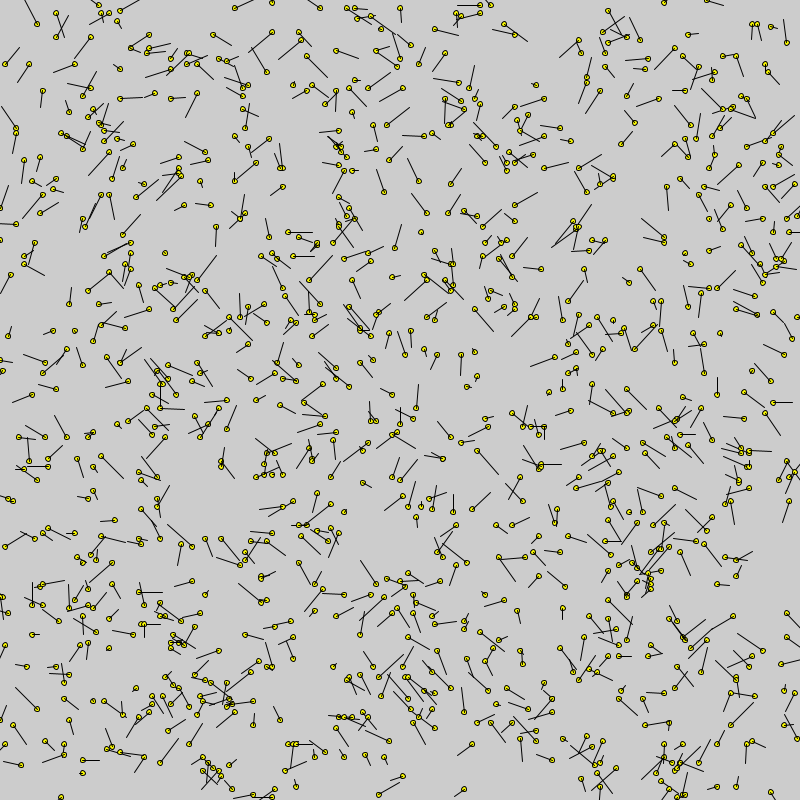
Frame 1 (no input)
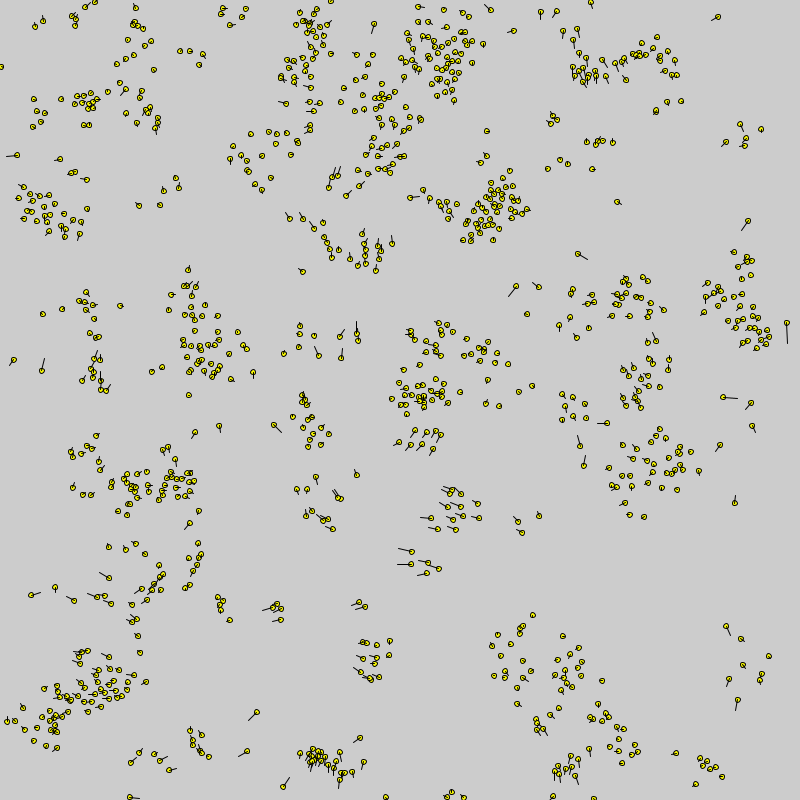
Frame 60 (the mouse pressed at the canvas centre just before this capture)
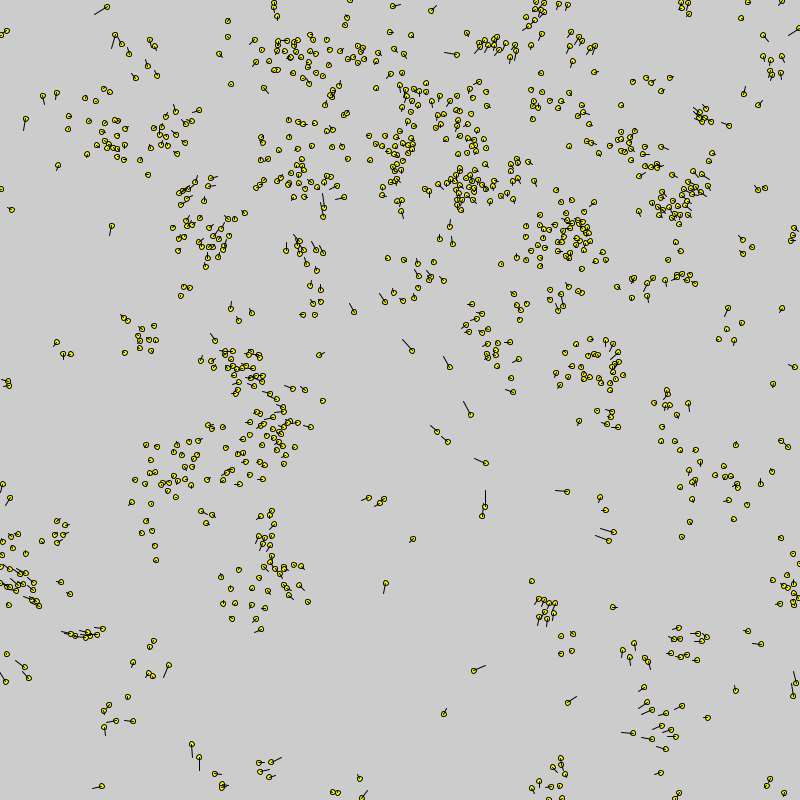
Frame 120 (the mouse held since frame 60 and released just before this capture)

The Processing sketch that drew these frames (run headless with seeded random() and noise(); from frame 60 on, the mouse is pressed at the canvas centre):

// Processing sketch: abs_boids
// ── abs_boids.pde
//
// three rules:
//
// - separation : steer to avoid overcrowding local flockmates
// - alignment : steer towards average heading of local flockmates
// - cohesion : steer towards the center of mass of local flockmates
//

final int WIDTH = 300;
final int HEIGHT = 300;
float max_vel = 15.0;
float cohesion_strength = 0.00075;
float separation_strength = 0.3;
float alignment_strength = 1.0/1.8;
float noise_strength = 0.5;
int NUMBOIDS = 1000;
float radius = WIDTH / 40.0;

class Boid extends Agent implements Drawable {
  PVector v, a;

  Boid(AgentSet agents, Space space) {
    super(agents, space);
    pos = new PVector(floor(random(space.width())), floor(random(space.height())));
    v = new PVector(random(-5,5), random(-5,5));
    a = new PVector(0.0, 0.0);
  }

  void stepStage(int stageNum) {
    switch (stageNum) {
      case 0:
        // reset acceleration
        a = new PVector(0.0, 0.0);

        // center of mass
        PVector com = pos.copy();
        // average heading
        PVector avg_heading = v.copy();
        // separation
        PVector sep = new PVector(0.0, 0.0);

        // get neighbors within radius r
        ArrayList<Agent> ns = space.neighbors_of(this, radius);
        int numn = 0;
        for (Agent b: ns) {
          numn++;
          // position of b relative to this, adjusted given the
          // topology of the space.
          PVector bpos = space.relative_to(pos, ((Boid)b).pos);

          // add location of neighbor to center of mass
          com.add(bpos);

          // add velocity of neighbor to average heading
          avg_heading.add(((Boid)b).v);

          if (PVector.dist(b.pos, pos) < radius*0.2) {
            // add separation between self and neighbor
            sep.add(PVector.sub(pos,bpos));
          }
        }
        float scale_factor = 1.0 / (numn + 1);

        // scale center of mass and avg heading to compute averages
        com.mult(scale_factor);
        avg_heading.mult(scale_factor);

        // scale by parameters
        PVector com_acc = PVector.sub(com, pos);
        com_acc.mult(cohesion_strength);
        PVector head_acc = PVector.sub(avg_heading, v);
        head_acc.mult(alignment_strength);
        sep.mult(separation_strength);

        a.add(com_acc);
        a.add(head_acc);
        a.add(sep);

        break;
      case 1:
        float dt = 1.0;
        v.add(a.mult(dt));
        v.add(new PVector(random(-noise_strength, noise_strength),
                          random(-noise_strength, noise_strength)));
        v.limit(max_vel);
        PVector newpos = PVector.add(pos, v.copy().mult(dt));
        space.moveAgent(this, newpos);
        break;
      default:
        break;
    }
  }

  void draw() {
    float xscale = width / (float)space.width();
    float yscale = height / (float)space.height();
    PVector x = new PVector(pos.x * xscale, pos.y * yscale);
    fill(color(250,250,0));
    ellipse(x.x, x.y, 5, 5);
    fill(color(250,0,250));
    line(x.x, x.y, x.x+v.x*5, x.y+v.y*5);
  }
}

Model m;

void setup() {
  size(800,800);
  AgentSet agents = new AgentSet();
  KDTreeContinuousSpace s = new KDTreeContinuousSpace(WIDTH,HEIGHT,agents);
  StagedScheduler sched = new StagedScheduler(2);
  m = new Model(agents, s, sched);

  for (int i = 0; i < NUMBOIDS; i++) {
    Boid b = new Boid(agents, s);
    m.add(b);
  }
}

void draw() {
  background(204);
  for (Agent a : m.agents.agents) {
    if (a instanceof Drawable) {
      Drawable da = (Drawable)a;
      da.draw();
    }
  }
  m.step(); 
}

// ── abstractions.pde
/*
Processing Agent-Based-Modeling Library
Copyright (C) 2018  Matthew J. Sottile (mjsottile@me.com)

This program is free software: you can redistribute it and/or modify
it under the terms of the GNU General Public License as published by
the Free Software Foundation, either version 3 of the License, or
(at your option) any later version.

This program is distributed in the hope that it will be useful,
but WITHOUT ANY WARRANTY; without even the implied warranty of
MERCHANTABILITY or FITNESS FOR A PARTICULAR PURPOSE.  See the
GNU General Public License for more details.

You should have received a copy of the GNU General Public License
along with this program.  If not, see <http://www.gnu.org/licenses/>.
*/

import java.util.Map;

interface Drawable {
  void draw();
}

/**
 * The agent set manages the current active agents.  This entails
 * managing the map from agent GUID to the agent itself, as well
 * as the arraylist of agents.  The GUID generation is encapsulated
 * in the agentset too.
 */
class AgentSet {
  HashMap<Integer, Agent> id_map;
  ArrayList<Agent> agents;
  int unique_id;

  AgentSet() {
    agents = new ArrayList<Agent>();
    id_map = new HashMap<Integer, Agent>();
    unique_id = 1;
  }

  int freshID() {
    int id = unique_id;
    unique_id++;
    return id;
  }

  void remove(Agent a) {
    agents.remove(a);
    id_map.remove(a.id);
  }

  void add(Agent a) {
    agents.add(a);
    id_map.put(a.id, a);
  }

  Agent getByID(int id) {
    return id_map.get(id);
  }

  /**
   * The garbage collection phase scans the set of
   * agents and asks them if they should be cleaned up.
   */
  void cleanup() {
    for (int i = agents.size()-1; i >= 0; i--) {
      Agent a = agents.get(i);
      if (a.isGarbage()) {
        agents.remove(i);
        id_map.remove(a.id);
      }
    }
  }
}

/**
 * The agent class defines the default behaviors and common
 * interface that all agents must provide.  Given that no
 * useful functionality is provided by the agent base class,
 * it is necessary to implement a derived class for specific
 * agent behavior and state.
 */
class Agent {
  PVector pos;
  int id;
  Space space;

  Agent(AgentSet agents, Space space) {
    id = agents.freshID();
    this.space = space;
    this.pos = null;
  }
  
  /**
   * Single step for named scheduler.
   */
  void step(String s) {
    step();
  }

  /**
   * Single step for agent.  Default to printing error.
   */
  void step() {
    throw new UnsupportedOperationException("Agent.step");
  }

  /**
   * Commit step for named scheduler.
   */
  void commitStep(String s) {
    commitStep();
  }

  /**
   * For single-step agents where all must make a simultaneous step,
   * we must split a step into two parts: the part that computes the
   * next value of the agent, and the part that commits this next value
   * to be the current value of the agent.
   */
  void commitStep() {
    throw new UnsupportedOperationException("Agent.commitStep");
  }

  /**
   * Staged step for named scheduler.
   */
  void stepStage(String s, int stageNum) {
    stepStage(stageNum);
  }

  /**
   * A single step is broken down into a sequence of stages.
   * This is invoked with the stage number that is to be
   * performed.  Default to printing error.
   */
  void stepStage(int stageNum) {
    throw new UnsupportedOperationException("Agent.stepStage");
  }

  /**
   * If an agent can be cleaned up and disposed of, this returns true.
   * By default, it returns false.
   */
  boolean isGarbage() {
    return false;
  }
}

/**
 * A space defines a coordinate system and topology that agents are
 * embedded within.  It provides the concept of a neighborhood and
 * distance.  Agents may be added and removed from the space, and the
 * space maintains whatever data structure is necessary to provide
 * efficient neighbor lookups.  A space may be finite or infinite, and
 * in the case of finite spaces, may impose wraparound boundaries.
 * Infinite spaces or those without a defined finite extent will report
 * -1 as their width/height.  Finite spaces extend from the origin (0,0)
 * to (w,h).
 */
abstract class Space {
  /**
   * Return the neighbors of the position given (not including
   * those at the position) within some radius r.
   */
  abstract ArrayList neighbors(PVector pos, float r);

  /**
   * Return the neighbors of the agent given within some radius r.
   * Note: agents are not neighbors of themselves.
   */
  ArrayList neighbors_of(Agent a, float r) {
    ArrayList<Agent> ns = neighbors(a.pos, r);
    for (int i = ns.size()-1; i >= 0; i--) {
      Agent na = ns.get(i);
      if (na.id == a.id) {
        ns.remove(i);
      }
    }
    return ns;
  }

  /**
   * Remove an agent from the space.
   */
  abstract void removeAgent(Agent a);

  /**
   * Place an agent in the space at the position.
   */
  abstract void placeAgent(Agent a, PVector pos);

  /**
   * Move an agent that is already present in the space to
   * a new location in the space.
   */
  abstract void moveAgent(Agent a, PVector pos);

  /**
   * Return the width of the space.  Return -1 if the
   * width is undefined.
   */
  abstract int width();

  /**
   * Return the height of the space.  Return -1 if the
   * height is undefined.
   */
  abstract int height();

  /**
   * Given a coordinate vector, adjust it so that it falls
   * within the space.  A runtime exception is raised if the
   * coordinates cannot be fixed in the given space (e.g., out of bounds
   * on a non-torus).
   */ 
  abstract PVector fixCoordinates(PVector x) throws RuntimeException;

  /**
   * Given a vantage point position x, and a subject position y, return
   * a relative position of y to x such that the relative position of y
   * is the closest it can be in the space.
   */
  abstract PVector relative_to(PVector x, PVector y);

  /**
   * Return the shortest distance in the space from x to y.
   */
  abstract float dist(PVector x, PVector y);

  /**
   * Update the space.  This is called after one or more agents may have moved
   * in order to keep any auxiliary data structures coherent.  By default it
   * does nothing.
   */
  void update() {
    // empty
  }
}

class ContinuousSpace extends Space {
  AgentSet agents;
  boolean finite;
  int w, h;
  boolean torus;

  ContinuousSpace(int w, int h, AgentSet agents) {
    finite = true;
    this.w = w;
    this.h = h;
    this.agents = agents;
    torus = true;
  }

  ContinuousSpace(AgentSet agents) {
    finite = false;
    w = -1;
    h = -1;
    torus = false;
    this.agents = agents;
  }

  PVector fixCoordinates(PVector x) {
    if (!finite) {
      return x;
    } else {
      if (torus) {
        return new PVector((x.x + w) % w, (x.y + h) % h);
      } else {
        if (x.x > w || x.x < 0 || x.y > h || x.y < 0) {
          throw new RuntimeException("Coordinates out of bounds: "+x);
        } else {
          return x;
        }
      }
    }
  }

  PVector relative_to(PVector x, PVector y) {
    if (torus) {
        // try wraparounds
        PVector y_up = new PVector(y.x, y.y-h);
        PVector y_down = new PVector(y.x, y.y+h);
        PVector y_left = new PVector(y.x-w, y.y);
        PVector y_right = new PVector(y.x+w, y.y);

        PVector min_y = y;
        if (PVector.dist(x, min_y) > PVector.dist(x, y_up)) {
          min_y = y_up;
        }
        if (PVector.dist(x, min_y) > PVector.dist(x, y_down)) {
          min_y = y_down;
        }
        if (PVector.dist(x, min_y) > PVector.dist(x, y_left)) {
          min_y = y_left;
        }
        if (PVector.dist(x, min_y) > PVector.dist(x, y_right)) {
          min_y = y_right;
        }
        return min_y;
    } else {
      return y;
    }
  }

  float dist(PVector x, PVector y) {
    if (torus) {
      PVector rel_y = relative_to(x, y);
      return PVector.dist(x, rel_y);
    } else {
      return PVector.dist(x,y);
    }
  }

  void removeAgent(Agent a) {
    // do nothing: this continuous space doesn't hold agents in
    // a secondary data structure beyond the agentset: removal must
    // occur there since the set owns the agent objects.
  }

  void moveAgent(Agent a, PVector pos) {
    // fix the coordinate
    PVector p = fixCoordinates(pos);
    a.pos = p;
  }

  void placeAgent(Agent a, PVector pos) {
    //
    a.pos = pos;
  }

  int width() {
    return w;
  }

  int height() {
    return h;
  }

  ArrayList<Agent> neighbors(PVector c, float r) {
    ArrayList<Agent> ns = new ArrayList<Agent>();

    for (Agent a : agents.agents) {
      if (dist(c, a.pos) < r) {
        ns.add(a);
      }
    }

    return ns;
  }
}

// dimension of space that KDTree is partitioning
int KDT_DIM = 2;

class KDTreeNode<T> {
  PVector loc;
  T contents;
  KDTreeNode left, right;

  KDTreeNode() {
    loc = null;
    left = null;
    right = null;
    contents = null;
  }

  private void insert_with_depth(PVector x, T value, int depth) {
    // node has no position, so associate the position and done.
    if (loc == null) {
      loc = x;
      contents = value;
      return;
    }

    // node has a position, so figure out which dimension we are splitting
    // on based on depth.
    int axis = depth % KDT_DIM;

    // get array view on both location of current node and x
    float[] loc_a = loc.array();
    float[] x_a = x.array();

    // if x greater than loc on axis, go down right side
    if (loc_a[axis] < x_a[axis]) {
      if (right == null) {
        right = new KDTreeNode();
      }
      right.insert_with_depth(x, value, depth+1);
    
    // otherwise go down left side
    } else {
      if (left == null) {
        left = new KDTreeNode();
      }
      left.insert_with_depth(x, value, depth+1);
    }
  }

  void insert(PVector x, T value) {
    insert_with_depth(x, value, 0);
  }

  private boolean inbounds(PVector x, PVector pmin, PVector pmax) {
    float[] x_a = x.array();
    float[] pmin_a = pmin.array();
    float[] pmax_a = pmax.array();

    for (int i = 0; i < KDT_DIM; i++) {
      if (x_a[i] < pmin_a[i] || x_a[i] > pmax_a[i]) {
        return false;
      }
    }
    return true;
  }

  private void range_search_with_list(PVector pmin, PVector pmax, ArrayList<T> l, int depth) {
    if (loc == null) {
      return;
    }

    int axis = depth % KDT_DIM;
    float[] loc_a = loc.array();
    float[] pmin_a = pmin.array();
    float[] pmax_a = pmax.array();

    if (loc_a[axis] < pmin_a[axis] && right != null) {
      right.range_search_with_list(pmin, pmax, l, depth+1);
    } else if (loc_a[axis] > pmax_a[axis] && left != null) {
      left.range_search_with_list(pmin, pmax, l, depth+1);
    } else {
      if (inbounds(loc, pmin, pmax)) {
        l.add(contents);
      }
      if (right != null) {
        right.range_search_with_list(pmin, pmax, l, depth+1);
      }
      if (left != null) {
        left.range_search_with_list(pmin, pmax, l, depth+1);
      }
    }
  }

  ArrayList<T> range_search(PVector min, PVector max) {
    ArrayList<T> l = new ArrayList<T>();
    range_search_with_list(min, max, l, 0);
    return l;
  }

  void range_search(PVector min, PVector max, ArrayList<T> l) {
    range_search_with_list(min, max, l, 0);
  }
}

class KDTreeContinuousSpace extends ContinuousSpace {
  KDTreeNode<Agent> t;
  boolean updated;

  KDTreeContinuousSpace(int w, int h, AgentSet agents) {
    super(w, h, agents);
    t = null;
    updated = false;
  }

  void removeAgent(Agent a) {
    // agent was removed, so make sure we update the tree
    updated = false;
  }

  void moveAgent(Agent a, PVector pos) {
    super.moveAgent(a, pos);
    updated = false;
  }

  void placeAgent(Agent a, PVector pos) {
    super.placeAgent(a, pos);
    updated = false;
  }

  ArrayList<Agent> neighbors(PVector c, float r) {
    if (!updated) {
      update();
    }

    // TODO: this does not work for torus!
    ArrayList<Agent> ns = new ArrayList<Agent>();

    if (r*2 >= this.width() || r*2 >= this.height()) {
      throw new UnsupportedOperationException("Cannot handle neighborhood radii larger than world.");
    }

    if (torus) {
      int boxes = 1;
      float[] minx = new float[4];
      float[] miny = new float[4];
      float[] maxx = new float[4];
      float[] maxy = new float[4];
      minx[0] = c.x - r;
      miny[0] = c.y - r;
      maxx[0] = c.x + r;
      maxy[0] = c.y + r;

      if (c.x - r < 0) {
        // x from 0 to c.x + r, and width-(r-c.x) to width
        minx[0] = 0;
        maxx[0] = c.x + r;
        minx[1] = this.width()-(r-c.x);
        maxx[1] = this.width();

        // carry over y values from 0.
        miny[1] = miny[0];
        maxy[1] = maxy[0];
        boxes = 2;
      } else {
        if (c.x + r >= this.width()) {
          // x from c.x - r to width, and 0 to r-c.x
          minx[0] = c.x - r;
          maxx[0] = this.width();
          minx[1] = 0;
          maxx[1] = r - c.x;

          // carry over y values from 0.
          miny[1] = miny[0];
          maxy[1] = maxy[0];
          boxes = 2;
        }
      }

      if (c.y - r < 0) {
        // y from 0 to c.y + r, and height-(r-c.y) to height
        for (int i = 0; i < boxes; i++) {
          minx[i+boxes] = minx[i];
          maxx[i+boxes] = maxx[i];

          miny[i] = 0;
          maxy[i] = c.y + r;
          miny[i+boxes] = this.height() - (r - c.y);
          maxy[i+boxes] = this.height();          
        }
        boxes = boxes * 2;
      } else {
        if (c.y + r >= this.height()) {
          // y from c.y - r to height, and 0 to r-c.y
          for (int i = 0; i < boxes; i++) {
            minx[i+boxes] = minx[i];
            maxx[i+boxes] = maxx[i];

            miny[i] = c.y - r;
            maxy[i] = this.height();
            miny[i+boxes] = 0;
            maxy[i+boxes] = r - c.y;          
          }
          boxes = boxes * 2;
        }
      }
      
      // spin through all boxes to check
      for (int i = 0; i < boxes; i++) {
        t.range_search(new PVector(minx[i], miny[i]), new PVector(maxx[i], maxy[i]), ns);
      }
    } else {
      t.range_search(new PVector(c.x-r, c.y-r), new PVector(c.x+r, c.y+r), ns);
    }

    for (int i = ns.size()-1; i >= 0; i--) {
      Agent a = ns.get(i);
      if (PVector.dist(a.pos, c) > r) {
        ns.remove(i);
      }
    }

    return ns;
  }

  void update() {
    // spin through agent set to create a new instance of t
    t = new KDTreeNode<Agent>();

    for (Agent a : agents.agents) {
      t.insert(a.pos, a);
    }

    updated = true;
  }
}

class GridSpace extends Space {
  boolean moore;
  boolean torus;
  IntList a[][];
  AgentSet agents;
  
  GridSpace(int w, int h, AgentSet agents) {
    this(w, h, agents, true);
  }
  
  GridSpace(int w, int h, AgentSet agents, boolean moore) {
    a = new IntList[w][h];
    for (int i = 0; i < w; i++) {
      for (int j = 0; j < h; j++) {
        a[i][j] = new IntList();
      }
    }
    this.moore = moore;
    this.torus = true;
    this.agents = agents;
  }
  
  int width() {
    return a.length;
  }
  
  int height() {
    return a[0].length;
  }

  PVector relative_to(PVector x, PVector y) {
    if (torus) {
        int h = this.height();
        int w = this.width();

        // try wraparounds
        PVector y_up = new PVector(y.x, y.y-h);
        PVector y_down = new PVector(y.x, y.y+h);
        PVector y_left = new PVector(y.x-w, y.y);
        PVector y_right = new PVector(y.x+w, y.y);

        PVector min_y = y;
        if (PVector.dist(x, min_y) > PVector.dist(x, y_up)) {
          min_y = y_up;
        }
        if (PVector.dist(x, min_y) > PVector.dist(x, y_down)) {
          min_y = y_down;
        }
        if (PVector.dist(x, min_y) > PVector.dist(x, y_left)) {
          min_y = y_left;
        }
        if (PVector.dist(x, min_y) > PVector.dist(x, y_right)) {
          min_y = y_right;
        }
        return min_y;
    } else {
      return y;
    }
  }

  float dist(PVector x, PVector y) {
    PVector rel_y = relative_to(x, y);

    // 2D Manhattan distance
    return abs(x.x-rel_y.x) + abs(x.y-rel_y.y);
  }
  
  ArrayList<Agent> neighbors(PVector c, float r) {
    ArrayList<Agent> ns = new ArrayList<Agent>();
    int ir = round(r);
    
    int cx = round(c.x);
    int cy = round(c.y);
    
    for (int i = cx-ir; i <= cx+ir; i++) {
      for (int j = cy-ir; j <= cy+ir; j++) {
        // skip center
        if  (i == cx && j == cy) {
          continue;
        }
        
        // if not torus, skip off-grid elements
        if (!torus) {
          if (i < 0 || i >= a.length) {
            continue;
          }
          if (j < 0 || j >= a[0].length) {
            continue;
          }
        }
        
        int ix = i;
        int jx = j;
        
        if (torus) {
          ix = (i + a.length) % a.length;
          jx = (j + a[0].length) % a[0].length;
        }
        float dx = abs(float(cx-i));
        float dy = abs(float(cy-j));
        float d;
        
        if (moore) {
          // l-infinity norm
          d = max(dx, dy);
        } else {
          // l-1 norm
          d = dx + dy;
        }
        
        // inside radius and not the central element
        if (d <= r) {
          IntList contents = a[ix][jx];
          for (int a : contents) {
            ns.add(agents.getByID(a));
          }
        }
      }
    }
    
    return ns;
  }

  void removeAgent(Agent agent) {
    IntList ids = a[round(agent.pos.x)][round(agent.pos.y)];
    for (int i = 0; i < ids.size(); i++) {
      if (ids.get(i) == agent.id) {
        ids.remove(i);
        break;
      }
    }
  }

  void placeAgent(Agent agent, PVector pos) {
    agent.pos = pos;
    int x = round(pos.x);
    int y = round(pos.y);
    a[x][y].append(agent.id);
  }
  
  void moveAgent(Agent agent, PVector pos) {
    removeAgent(agent);
    PVector p = fixCoordinates(pos);
    placeAgent(agent, p);
  }

  PVector fixCoordinates(PVector x) {
    int w = this.width();
    int h = this.height();
    
    if (torus) {
      return new PVector((round(x.x)+w) % w, (round(x.y)+h) % h);
    } else {
      if (x.x > w || x.x < 0 || x.y > h || x.y < 0) {
        throw new RuntimeException("Coordinates out of bounds: "+x);
      } else {
        return x;
      }
    }
  }
}

//class SingleGridSpace extends GridSpace {
//}

class NetworkSpace extends Space {
  IntList adj[]; // adjacency list
  IntList residents[]; // agents residing at each vertex
  boolean directed;
  AgentSet agents;

  NetworkSpace(int numvert) {
    this(numvert, false);
  }

  NetworkSpace(int numvert, boolean directed) {
    this.directed = directed;
    adj = new IntList[numvert];
    residents = new IntList[numvert];
    for (int i = 0; i < numvert; i++) {
      adj[i] = new IntList();
      residents[i] = new IntList();
    }
  }

  PVector relative_to(PVector x, PVector y) {
    return y;
  }

  float dist(PVector x, PVector y) {
    throw new UnsupportedOperationException("dist");
  }

  void addEdge(int a, int b) {
    adj[a].append(b);
    if (!directed) {
      adj[b].append(a);
    }
  }

  void removeAgent(Agent a) {
    int vertex = round(a.pos.x);
    for (int i = residents[vertex].size()-1; i >= 0; i--) {
      int ra_id = residents[vertex].get(i);
      if (a.id == ra_id) {
        residents[vertex].remove(i);
        break;
      }
    }
  }
  
  void placeAgent(Agent a, PVector pos) {
    int vertex = round(pos.x);
    a.pos = pos;
    residents[vertex].append(a.id);
  }
  
  int width() {
    return -1;
  }
  
  int height() {
    return -1;
  }
  
  void moveAgent(Agent a, PVector pos) {
    removeAgent(a);
    placeAgent(a, pos);
  }

  PVector fixCoordinates(PVector x) {
    // no useful fixCoordinates for networks, so just return fresh x
    return x.copy();
  }
  
  /**
   * NOTE: radius r is ignored for network neighborhoods for now.
   */
  ArrayList<Agent> neighbors(PVector c, float r) {
    ArrayList<Agent> ns = new ArrayList<Agent>();

    for (int n_node: adj[round(c.x)]) {
      for (int n_id: residents[n_node]) {
        ns.add(agents.getByID(n_id));
      }
    }

    return ns;
  }
}

/**
 * A scheduler handles stepping a set of agents.  A scheduler can be
 * optionally named.  Agents added and removed to the scheduler are added
 * to an ArrayList maintained by the scheduler.  Schedulers do not own
 * agent objects, so adding and removing them only affects the agent set
 * that the scheduler instance manages (i.e., removing an agent from one
 * scheduler has no effect on other schedulers with references to the same
 * agent).  The scheduler must provide a cleanup phase so that it can remove
 * agents that are garbage such that they can be removed from the
 * scheduler agent set.  The scheduler abstract class provides default behavior
 * for maintaining the agent set, but defers implementation of the step() method
 * to specific scheduler instances.
 */
abstract class Scheduler {
  ArrayList<Agent> agents;
  String name;

  Scheduler(String s) {
    this();
    name = s;
  }

  Scheduler() {
    agents = new ArrayList<Agent>();
    name = "DefaultScheduler";
  }

  void add(Agent a) {
    agents.add(a);
  }
  
  void remove(Agent a) {
    for (int i = 0; i < agents.size(); i++) {
      Agent x = agents.get(i);
      if (a.id == x.id) {
        agents.remove(i);
        return;
      }
    }
  }

  void cleanup() {
    for (int i = agents.size()-1; i >= 0; i--) {
      if (agents.get(i).isGarbage()) {
        agents.remove(i);
      }
    }
  }

  abstract void step();
}

/**
 * This scheduler invokes the stepStage function for a fixed number
 * of stages during a step.  All agents are stepped for step i, and
 * then all agents are stepped for step i+1, and so on.
 */
class StagedScheduler extends Scheduler {
  int numStages;

  StagedScheduler(String name) {
    super(name);
  }

  StagedScheduler(int numStages) {
    super();
    if (numStages < 1) {
      throw new IllegalArgumentException("StagedScheduler requires numStages >= 1.");
    }
    this.numStages = numStages;
  }

  void step() {
    int nagents = agents.size();

    for (int i = 0; i < numStages; i++) {

      for (int j = 0; j < nagents; j++) {
        Agent a = agents.get(j);
        a.stepStage(name, i);
      }
    }
  }  
}

/**
 * This scheduler is similar to the arbitrary scheduler, but the
 * agent may cache the results of its step and only commit them
 * when its commitStep() method is called.  This is an alternative
 * to using a staged scheduler with two stages.
 */
class SimultaneousArbitraryScheduler extends Scheduler {
  SimultaneousArbitraryScheduler(String name) {
    super(name);
  }

  void step() {
    //
    // NOTE: this assumes that the iterator over the agent set will
    //       visit agents in the same order during each of the following
    //       loops.
    //

    int nagents = agents.size();

    /* step phase */
    for (int i = 0; i < nagents; i++) {
      Agent a = agents.get(i);
      a.step(name);
    }

    /* commit phase */
    for (int i = 0; i < nagents; i++) {
      Agent a = agents.get(i);
      a.commitStep(name);
    }
  }
}

/**
 * This scheduler steps all agents once in a step in an arbitrary
 * order.  No guarantees are made regarding the order that agents
 * are visited, and it may vary between invocations.
 */
class ArbitraryScheduler extends Scheduler {
  ArbitraryScheduler(String name) {
    super(name);
  }

  void step() {
    int nagents = agents.size(); // capture this before the loop in case new agents
                                 // get appended during the step
    for (int i = 0; i < nagents; i++) {
      Agent a = agents.get(i);
      a.step(name);
    }
  }
}

/**
 * This scheduler steps only one agent during a single step.  The
 * agent selected is randomly drawn from the agent set.
 */
class RandomSingleAgentScheduler extends Scheduler {
  RandomSingleAgentScheduler(String name) {
    super(name);
  }

  void step() {
    int i = floor(random(agents.size()));
    Agent a = agents.get(i);
    a.step(name);
  }
}

/**
 * A model combines a set of agents, a space, and a single scheduler.
 * Agents are added to a model, which handles adding them to the
 * appropriate model structures.  The model provides a model step
 * method that advances the scheduler and then handles cleanup to
 * deal with agents that have become garbage during the step.
 */
class Model {
  AgentSet agents;
  Space space;
  Scheduler scheduler;

  Model(AgentSet agents, Space space, Scheduler scheduler) {
    this.agents = agents;
    this.space = space;
    this.scheduler = scheduler;
  }
  
  void add(Agent a) {
    agents.add(a);
    space.placeAgent(a, a.pos);
    scheduler.add(a);
  }

  void step() {
    scheduler.step();

    // cleanup any dead agents
    scheduler.cleanup();
    agents.cleanup();
  }
}

/**
 * A multischeduler model implements a model that has a single set of agents
 * but more than one scheduler.  An agent can be managed by one or more
 * schedulers.  Schedulers are invoked in the order that they are added to
 * the model.  Each scheduler takes a full step before the next.  Scheduler
 * cleanup occurs in the same order.
 */
class MultiSchedulerModel {
  AgentSet agents;
  Space space;
  ArrayList<Scheduler> schedulers;

  MultiSchedulerModel(AgentSet agents, Space space) {
    this.agents = agents;
    this.space = space;
    this.schedulers = new ArrayList<Scheduler>();
  }

  void addScheduler(Scheduler s) {
    schedulers.add(s);
  }

  void add(Agent a) {
    agents.add(a);
    space.placeAgent(a, a.pos);
  }

  void schedule(Agent a, String scheduler_name) {
    for (Scheduler s : schedulers) {
      if (s.name == scheduler_name) {
        s.add(a);
      }
    }
  }

  void step() {
    for (int i = 0; i < schedulers.size(); i++) {
      Scheduler s = schedulers.get(i);
      s.step();
    }

    for (int i = 0; i < schedulers.size(); i++) {
      Scheduler s = schedulers.get(i);
      s.cleanup();
    }

    agents.cleanup();
  }
}
